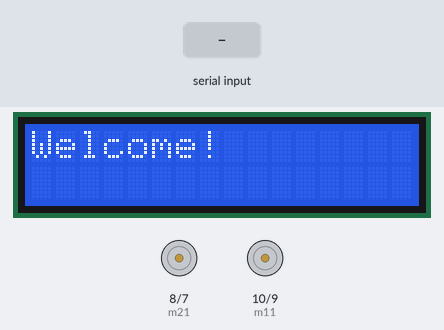
This sketch was run on a simulated Arduino Uno, built with avr-gcc and run on an emulated ATmega328P. Parts: 16×2 character LCD, motor-driver pin pairs drawn as motors (green arrow = first pin HIGH = forward, orange = second pin HIGH = backward, longer = more drive). The inputs (shaded band) are chosen by the test bench. What the sketch prints to the serial monitor is not drawn.

Above: at 0.1 s.
4.3 s: "1" received over Serial
At 5.5 s:
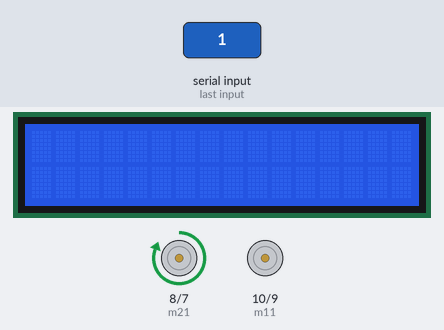
5.8 s: "2" received over Serial
At 6.6 s:
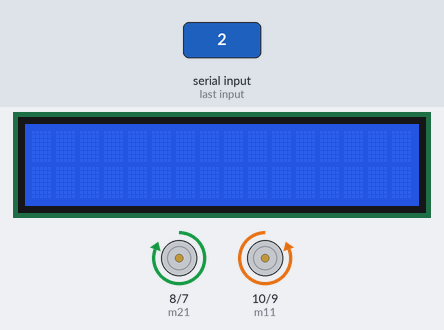
7.3 s: "3" received over Serial
At 7.7 s:
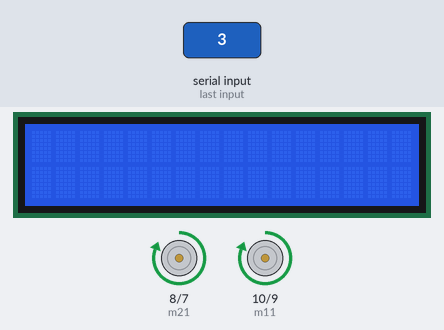
8.8 s: "4" received over Serial
At 10.0 s:
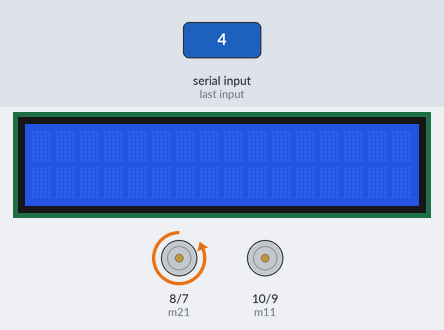
10.3 s: "2" received over Serial
At 11.3 s:
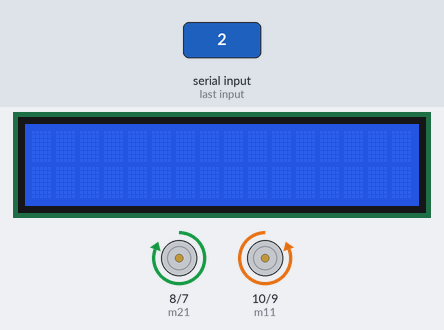
Timing chart, 0 to 12.9 s (numbered marks = the images above; inputs shaded):
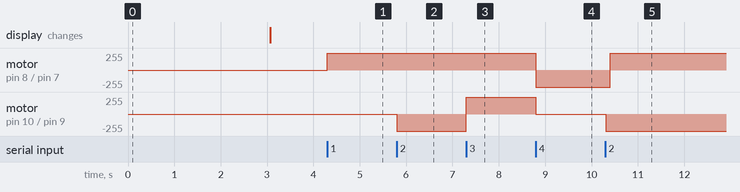

The sketch:

Robot_Bluetooth.ino
```cpp
#include <LiquidCrystal.h>
LiquidCrystal lcd(12, 11, 5, 4, 3, 2);
#define m11 10    // rear motor
#define m12 9
#define m21 8    // front motor
#define m22 7
char str[2],i;
void forward()
{
   digitalWrite(m11, LOW);
   digitalWrite(m12, LOW);
   digitalWrite(m21, HIGH);
   digitalWrite(m22, LOW);
}
void backward()
{
   digitalWrite(m11, LOW);
   digitalWrite(m12, LOW);
   digitalWrite(m21, LOW);
   digitalWrite(m22, HIGH);
}
void left()
{
   digitalWrite(m11, HIGH);
   digitalWrite(m12, LOW);
   delay(100);
   digitalWrite(m21, HIGH);
   digitalWrite(m22, LOW);
}
void right()
{
   digitalWrite(m11, LOW);
   digitalWrite(m12, HIGH);
   delay(100);
   digitalWrite(m21, HIGH);
   digitalWrite(m22, LOW);
}
void Stop()

{
   digitalWrite(m11, LOW);
   digitalWrite(m12, LOW);
   digitalWrite(m21, LOW);
   digitalWrite(m22, LOW);
}

void setup()
{
  Serial.begin(9600);
    lcd.begin(16, 2);
    lcd.print("Welcome!");
    delay(3000);
    lcd.clear();
}
void loop()
{
 int i=0;
  pinMode(m11, OUTPUT);
  pinMode(m12, OUTPUT);
  pinMode(m21, OUTPUT);
  pinMode(m22, OUTPUT);

  while(Serial.available())
  {
    char ch=Serial.read();
    str[i++]=ch;

    if(str[i-1]=='1')
    {
     Serial.println("Forward");
     forward();
     i=0;
    }
    else if(str[i-1]=='2')
    {
     Serial.println("Left");
     right();
     i=0;
    }
    else if(str[i-1]=='3')
    {
      Serial.println("Right");
      left();
      i=0;
    }

    else if(str[i-1]=='4')
    {
      Serial.println("Backward");
      backward();
      i=0;
    }
    else if(str[i-1]=='5')
    {
      Serial.println("Stop");
      Stop();
      i=0;
    }
    delay(100);
  }
}
```

Measured:
- after the input at 4.3 s, motor on pin 8 (m21) / pin 7 (m22): stopped → forward 255/255 at once
- after the input at 5.8 s, motor on pin 10 (m11) / pin 9 (m12): stopped → backward 255/255 at once
- after the input at 7.3 s, motor on pin 10 (m11) / pin 9 (m12): backward 255/255 → forward 255/255 at once
- after the input at 8.8 s, motor on pin 8 (m21) / pin 7 (m22): forward 255/255 → backward 255/255 at once; motor on pin 10 (m11) / pin 9 (m12): forward 255/255 → stopped at once
- after the input at 10.3 s, motor on pin 8 (m21) / pin 7 (m22): backward 255/255 → forward 255/255 after 0.10 s; motor on pin 10 (m11) / pin 9 (m12): stopped → backward 255/255 at once
